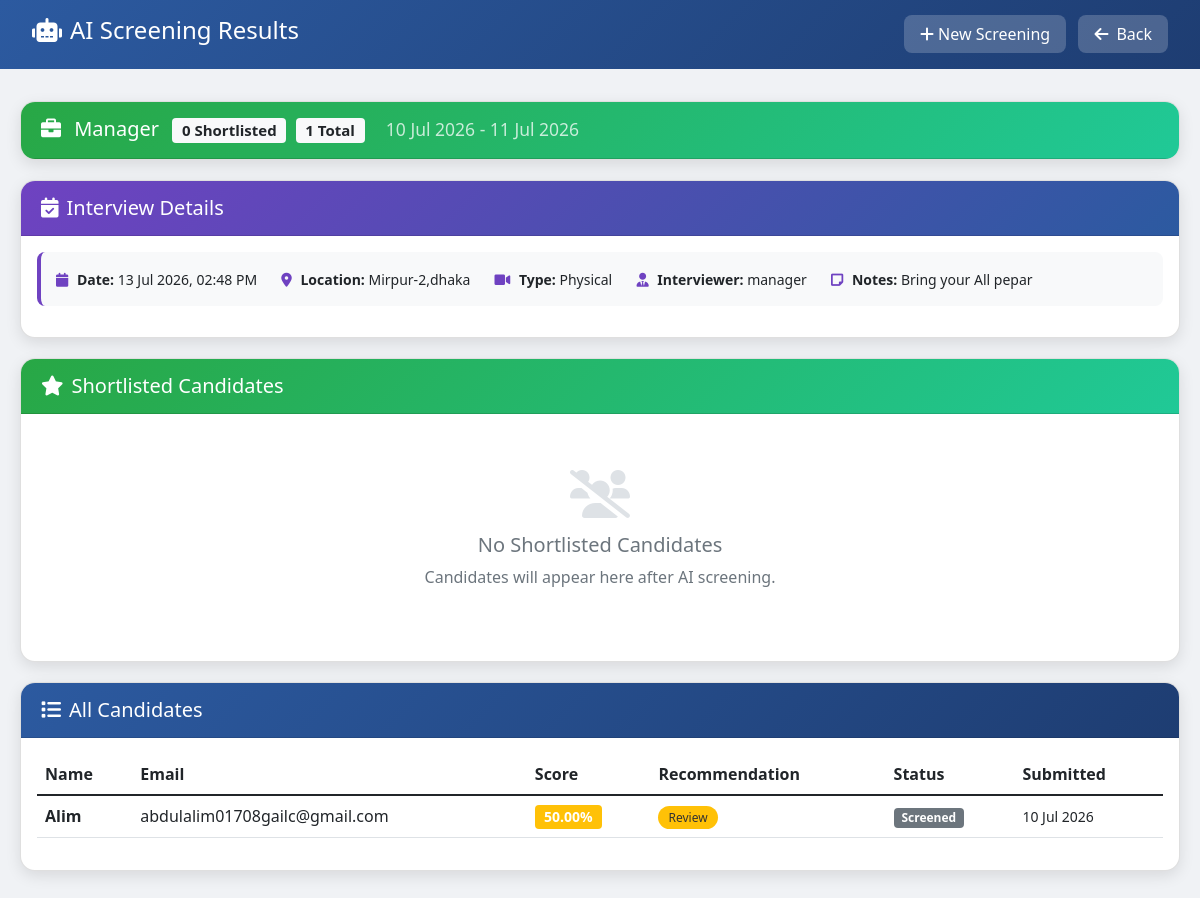
The page /modules/ai-shortlist.php?id=12 (signed in) on the database its author committed.
### tables this page shows
CREATE TABLE `ai_screening_config` (
  `id` int(11) NOT NULL AUTO_INCREMENT,
  `job_title` varchar(255) NOT NULL,
  `department` varchar(100) DEFAULT NULL,
  `start_date` date NOT NULL,
  `end_date` date NOT NULL,
  `required_skills` text DEFAULT NULL,
  `priority_skills` text DEFAULT NULL,
  `min_experience` int(11) DEFAULT 0,
  `preferred_education` varchar(255) DEFAULT NULL,
  `auto_shortlist_score` int(11) DEFAULT 80,
  `auto_reject_score` int(11) DEFAULT 40,
  `interview_date` datetime DEFAULT NULL,
  `interview_location` varchar(255) DEFAULT NULL,
  `interview_type` enum('physical','online') DEFAULT 'physical',
  `meeting_link` varchar(500) DEFAULT NULL,
  `interviewer_name` varchar(200) DEFAULT NULL,
  `notes` text DEFAULT NULL,
  `is_active` tinyint(1) DEFAULT 1,
  `created_by` int(11) DEFAULT NULL,
  `created_at` timestamp NOT NULL DEFAULT current_timestamp(),
  `updated_at` timestamp NOT NULL DEFAULT current_timestamp() ON UPDATE current_timestamp(),
  PRIMARY KEY (`id`),
  KEY `created_by` (`created_by`),
  KEY `idx_active` (`is_active`),
  KEY `idx_dates` (`start_date`,`end_date`),
  CONSTRAINT `ai_screening_config_ibfk_1` FOREIGN KEY (`created_by`) REFERENCES `users` (`id`) ON DELETE SET NULL
);

CREATE TABLE `ai_screening_results` (
  `id` int(11) NOT NULL AUTO_INCREMENT,
  `config_id` int(11) NOT NULL,
  `candidate_name` varchar(200) NOT NULL,
  `candidate_email` varchar(255) NOT NULL,
  `candidate_phone` varchar(20) DEFAULT NULL,
  `resume_text` longtext DEFAULT NULL,
  `resume_file_path` varchar(500) DEFAULT NULL,
  `match_score` decimal(5,2) DEFAULT 0.00,
  `skills_found` text DEFAULT NULL,
  `missing_skills` text DEFAULT NULL,
  `priority_skills_found` text DEFAULT NULL,
  `experience_match` varchar(50) DEFAULT NULL,
  `education_match` varchar(50) DEFAULT NULL,
  `summary` text DEFAULT NULL,
  `recommendation` enum('shortlist','review','reject') DEFAULT 'review',
  `status` enum('pending','screened','shortlisted','rejected','interview_scheduled') DEFAULT 'pending',
  `interview_sent` tinyint(1) DEFAULT 0,
  `created_at` timestamp NOT NULL DEFAULT current_timestamp(),
  `updated_at` timestamp NOT NULL DEFAULT current_timestamp() ON UPDATE current_timestamp(),
  PRIMARY KEY (`id`),
  KEY `idx_config_id` (`config_id`),
  KEY `idx_status` (`status`),
  KEY `idx_recommendation` (`recommendation`),
  CONSTRAINT `ai_screening_results_ibfk_1` FOREIGN KEY (`config_id`) REFERENCES `ai_screening_config` (`id`) ON DELETE CASCADE
);

### modules/ai-shortlist.php (the view, shortened to what this page needs)
<?php
$config_id = $_GET['id'] ?? 0;
$db = (new Database())->getConnection();
$stmt = $db->prepare("SELECT * FROM ai_screening_config WHERE id = ?");
$stmt->execute([$config_id]);
$config = $stmt->fetch(PDO::FETCH_ASSOC);
if (!$config) {
    $has_config = false;
} else {
    $has_config = true;
    $stmt = $db->prepare("SELECT * FROM ai_screening_results
                          WHERE config_id = ? AND recommendation = 'shortlist'
                          ORDER BY match_score DESC");
    $stmt->execute([$config_id]);
    $shortlisted = $stmt->fetchAll(PDO::FETCH_ASSOC);
    $stmt = $db->prepare("SELECT * FROM ai_screening_results
                          WHERE config_id = ?
                          ORDER BY match_score DESC");
    $stmt->execute([$config_id]);
    $all_candidates = $stmt->fetchAll(PDO::FETCH_ASSOC);
    $interview_date = $config['interview_date'] ?? '';
    $interview_location = $config['interview_location'] ?? '';
    $interview_type = $config['interview_type'] ?? 'physical';
    $interviewer_name = $config['interviewer_name'] ?? 'HR Manager';
    $notes = $config['notes'] ?? '';
}
?>
<!DOCTYPE html>
<html lang="en">
<head>
    <link href="https://cdn.jsdelivr.net/npm/bootstrap@5.1.3/dist/css/bootstrap.min.css" rel="stylesheet">
    <link href="https://cdnjs.cloudflare.com/ajax/libs/font-awesome/6.0.0/css/all.min.css" rel="stylesheet">
</head>
<body>
<div class="navbar">
    <h4><i class="fas fa-robot me-2"></i>AI Screening Results</h4>
    <div>
        <a href="ai-screening-form.php" class="me-2"><i class="fas fa-plus me-1"></i>New Screening</a>
        <a href="../hr-dashboard.php"><i class="fas fa-arrow-left me-2"></i>Back</a>
    </div>
</div>
<div class="container">
    <?php if ($has_config && $config): ?>
    <div class="card">
        <div class="card-header bg-shortlist">
            <h5 class="mb-0">
                <i class="fas fa-briefcase me-2"></i>
                <?php echo htmlspecialchars($config['job_title'] ?? 'Job'); ?>
                <span class="badge bg-light text-dark ms-2">
                    <?php echo isset($shortlisted) ? count($shortlisted) : 0; ?> Shortlisted
                </span>
                <span class="badge bg-light text-dark ms-1">
                    <?php echo isset($all_candidates) ? count($all_candidates) : 0; ?> Total
                </span>
                <small class="ms-3 opacity-75">
                    <?php echo date('d M Y', strtotime($config['start_date'])); ?> -
                    <?php echo date('d M Y', strtotime($config['end_date'])); ?>
                </small>
            </h5>
        </div>
    </div>
    <?php if (!empty($interview_date)): ?>
    <div class="card">
        <div class="card-header" style="background: linear-gradient(135deg, #6f42c1 0%, #2c5aa0 100%); color: white;">
            <h5 class="mb-0"><i class="fas fa-calendar-check me-2"></i>Interview Details</h5>
        </div>
        <div class="card-body">
            <div class="interview-details-box">
                <div class="detail-item">
                    <i class="fas fa-calendar"></i>
                    <strong>Date:</strong> <?php echo date('d M Y, h:i A', strtotime($interview_date)); ?>
                </div>
                <div class="detail-item">
                    <i class="fas fa-map-marker-alt"></i>
                    <strong>Location:</strong> <?php echo htmlspecialchars($interview_location ?: 'To be confirmed'); ?>
                </div>
                <div class="detail-item">
                    <i class="fas fa-video"></i>
                    <strong>Type:</strong> <?php echo ucfirst($interview_type); ?>
                </div>
                <div class="detail-item">
                    <i class="fas fa-user-tie"></i>
                    <strong>Interviewer:</strong> <?php echo htmlspecialchars($interviewer_name); ?>
                </div>
                <?php if ($notes): ?>
                <div class="detail-item">
                    <i class="fas fa-sticky-note"></i>
                    <strong>Notes:</strong> <?php echo htmlspecialchars($notes); ?>
                </div>
                <?php endif; ?>
            </div>
        </div>
    </div>
    <?php endif; ?>
    <div class="card">
        <div class="card-header bg-shortlist">
            <h5 class="mb-0"><i class="fas fa-star me-2"></i>Shortlisted Candidates</h5>
        </div>
        <div class="card-body">
            <?php if (!empty($shortlisted)): ?>
            <form id="interviewForm">
                <div class="table-responsive">
                    <table class="table table-hover">
                        <thead>
                            <tr>
                                <th class="checkbox-column"><input type="checkbox" id="selectAll"></th>
                                <th>Name</th>
                                <th>Email</th>
                                <th>Score</th>
                                <th>Skills</th>
                                <th>Status</th>
                            </tr>
                        </thead>
                        <tbody>
                            <?php foreach ($shortlisted as $c):
                                $isScheduled = ($c['status'] ?? '') == 'interview_scheduled';
                                $skills_str = $c['skills_found'] ?? '';
                                if (is_string($skills_str)) {
                                    $skills = array_map('trim', explode(',', $skills_str));
                                } else {
                                    $skills = is_array($skills_str) ? $skills_str : [];
                                }
                                $skills = array_filter($skills);
                            ?>
                            <tr class="candidate-row" id="row-<?php echo $c['id']; ?>" style="<?php echo $isScheduled ? 'background: #f0fff4;' : ''; ?>">
                                <td>
                                    <?php if (!$isScheduled): ?>
                                    <input type="checkbox" class="form-check-input candidate-checkbox" name="result_ids[]" value="<?php echo $c['id']; ?>">
                                    <?php else: ?>
                                    <span class="badge bg-success">✅ Sent</span>
                                    <?php endif; ?>
                                </td>
                                <td><strong><?php echo htmlspecialchars($c['candidate_name']); ?></strong></td>
                                <td><?php echo htmlspecialchars($c['candidate_email']); ?></td>
                                <td><span class="badge bg-success" style="font-size:14px;"><?php echo $c['match_score']; ?>%</span></td>
                                <td>
                                    <?php
                                    if (!empty($skills)) {
                                        foreach (array_slice($skills, 0, 4) as $s):
                                            $s = trim($s);
                                            if ($s): ?>
                                                <span class="badge bg-primary"><?php echo htmlspecialchars($s); ?></span>
                                            <?php endif;
                                        endforeach;
                                        if (count($skills) > 4): ?>
                                            <span class="badge bg-secondary">+<?php echo count($skills) - 4; ?></span>
                                        <?php endif;
                                    } else {
                                        echo '<span class="text-muted">No skills listed</span>';
                                    }
                                    ?>
                                </td>
                                <td>
                                    <?php if ($isScheduled): ?>
                                    <span class="status-scheduled"><i class="fas fa-check-circle me-1"></i>Interview Scheduled</span>
                                    <?php else: ?>
                                    <span class="recommendation-badge shortlist">Shortlist</span>
                                    <?php endif; ?>
                                </td>
                            </tr>
                            <?php endforeach; ?>
                        </tbody>
                    </table>
                </div>
                <?php if (!empty($interview_date)): ?>
                <button type="submit" class="btn btn-success w-100 mt-3" id="sendBtn">
                    <i class="fas fa-envelope me-2"></i>Send Interview Invitations to Selected Candidates
                </button>
                <?php else: ?>
                <div class="alert alert-warning mt-3">
                    <i class="fas fa-exclamation-triangle me-2"></i>
                    <strong>Interview Details Not Set!</strong>
                    Please go to <a href="ai-screening-form.php" class="alert-link">AI Screening Form</a> and set interview details.
                </div>
                <?php endif; ?>
            </form>
            <?php else: ?>
            <div class="empty-state">
                <i class="fas fa-users-slash"></i>
                <h5>No Shortlisted Candidates</h5>
                <p class="text-muted">Candidates will appear here after AI screening.</p>
            </div>
            <?php endif; ?>
        </div>
    </div>
    <div class="card">
        <div class="card-header bg-all">
            <h5 class="mb-0"><i class="fas fa-list me-2"></i>All Candidates</h5>
        </div>
        <div class="card-body">
            <?php if (!empty($all_candidates)): ?>
            <div class="table-responsive">
                <table class="table table-hover">
                    <thead>
                        <tr>
                            <th>Name</th>
                            <th>Email</th>
                            <th>Score</th>
                            <th>Recommendation</th>
                            <th>Status</th>
                            <th>Submitted</th>
                        </tr>
                    </thead>
                    <tbody>
                        <?php foreach ($all_candidates as $c):
                            $recClass = $c['recommendation'] ?? 'review';
                            $recLabel = ucfirst($recClass);
                        ?>
                        <tr>
                            <td><strong><?php echo htmlspecialchars($c['candidate_name']); ?></strong></td>
                            <td><?php echo htmlspecialchars($c['candidate_email']); ?></td>
                            <td>
                                <span class="badge <?php echo $recClass == 'shortlist' ? 'bg-success' : ($recClass == 'review' ? 'bg-warning' : 'bg-danger'); ?>" style="font-size:14px;">
                                    <?php echo $c['match_score'] ?? 0; ?>%
                                </span>
                            </td>
                            <td><span class="recommendation-badge <?php echo $recClass; ?>"><?php echo $recLabel; ?></span></td>
                            <td>
                                <span class="badge <?php echo ($c['status'] ?? 'pending') == 'interview_scheduled' ? 'bg-success' : 'bg-secondary'; ?>">
                                    <?php echo ucfirst(str_replace('_', ' ', $c['status'] ?? 'pending')); ?>
                                </span>
                            </td>
                            <td><small><?php echo date('d M Y', strtotime($c['created_at'] ?? 'now')); ?></small></td>
                        </tr>
                        <?php endforeach; ?>
                    </tbody>
                </table>
            </div>
            <?php endif; ?>
        </div>
    </div>
    <?php endif; ?>
</div>
</body>
</html>

### modules/ai-shortlist.php (style rules this page uses)
body { background: #f0f2f5; font-family: 'Segoe UI', sans-serif; }
.navbar { background: linear-gradient(135deg, #2c5aa0 0%, #1e3d72 100%); padding: 1rem 2rem; color: white; display: flex; justify-content: space-between; align-items: center; flex-wrap: wrap; gap: 10px; }
.navbar a { color: white; text-decoration: none; background: rgba(255,255,255,0.2); padding: 8px 16px; border-radius: 8px; transition: 0.3s; }
.container { max-width: 1200px; margin: 2rem auto; padding: 0 20px; }
.card { background: white; border-radius: 15px; box-shadow: 0 5px 15px rgba(0,0,0,0.1); margin-bottom: 20px; overflow: hidden; }
.card-header { padding: 15px 20px; }
.card-header.bg-shortlist { background: linear-gradient(135deg, #28a745 0%, #20c997 100%); color: white; }
.card-header.bg-all { background: linear-gradient(135deg, #2c5aa0 0%, #1e3d72 100%); color: white; }
.recommendation-badge { font-size: 12px; padding: 3px 10px; border-radius: 20px; }
.recommendation-badge.review { background: #ffc107; color: #333; }
.empty-state { text-align: center; padding: 40px 20px; color: #6c757d; }
.empty-state i { font-size: 48px; color: #dee2e6; margin-bottom: 15px; display: block; }
.interview-details-box { background: #f8f9fa; padding: 15px; border-radius: 8px; margin-bottom: 15px; border-left: 4px solid #6f42c1; }
.interview-details-box .detail-item { display: inline-block; margin-right: 20px; font-size: 14px; }
.interview-details-box .detail-item i { color: #6f42c1; margin-right: 5px; }

### rows shown on the page
ai_screening_config: job_title "Manager", start_date "10 Jul 2026", end_date "11 Jul 2026", interview_date "13 Jul 2026, 02:48 PM", interview_location "Mirpur-2,dhaka", interview_type "Physical", interviewer_name "manager", notes "Bring your All pepar"
ai_screening_results: candidate_name "Alim", candidate_email "abdulalim01708gailc@gmail.com", match_score "50.00", recommendation "Review", status "Screened", created_at "10 Jul 2026"

### other values the page prints
count($shortlisted) "0"
count($all_candidates) "1"
